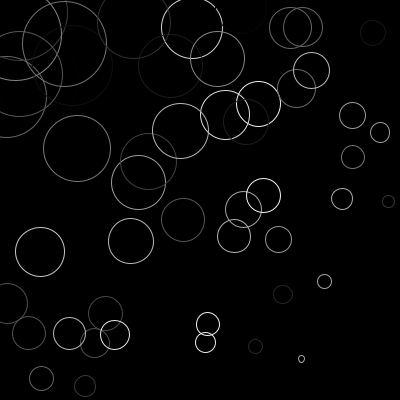
Frame 1 (no input)
Frame 60 (the mouse pressed at the canvas centre just before this capture): identical to frame 1, image omitted
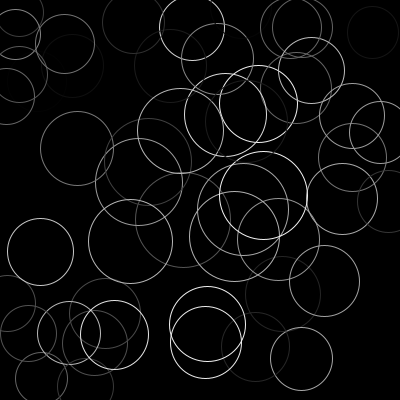
Frame 120 (the mouse held since frame 60 and released just before this capture)

The Processing sketch that drew these frames (run headless with seeded random() and noise(); from frame 60 on, the mouse is pressed at the canvas centre):

// Processing sketch: spot_inClass_example
// ── spot_inClass_example.pde
int nSpots = 50;
Spot [] mySpot = new Spot [50];

void setup() {
  size(400, 400);
  smooth();

  for (int i=0; i<mySpot.length ; i++) {
    mySpot[i] = new Spot(random(width), random(height),100,random(255));
  }
}

void draw() {
  background(0);
  for (int i=0; i<mySpot.length ; i++) {
    mySpot[i].update(mouseX, mouseY);
    mySpot[i].display();
    
  }
}


// ── spot.pde
class Spot {
  float x, y, s ,c;
  float ballSize;
  float ballColor;
  float mouseDist;
  float mouseDistMapped;

  //constructor
  Spot(float x_, float y_, float s_, float c_){  
    x = x_;
    y = y_;
    s = s_;
    c = c_;
  }

  void update(float mx, float my){
    mouseDist = dist(mx, my, x, y);
    mouseDistMapped = map(mouseDist, 0, 500, 1, 0);
  }
  
  
  void display(){
    noFill();
    stroke(c);
    ellipse (x, y, s * mouseDistMapped, s * mouseDistMapped);
  }
 
}
